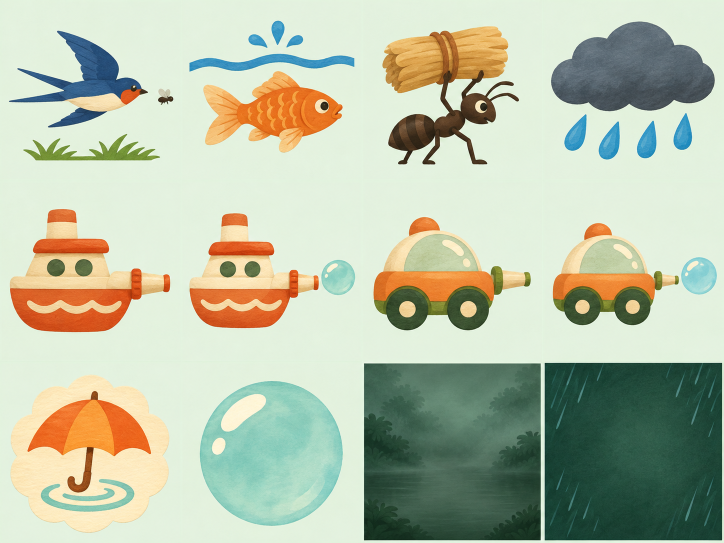
#> input picture courseware/lessons/pep-chinese-g1-lower-it-will-rain/art-source/game-atlas.png, 1448 x 1086 px (shown at 1/2 size)
$ python -i diagrams.py   (imports and definitions only)
#> lines starting #> are read from the running program, lines starting #| are printed output that depends on the picture; after the words box and inside, x2 and y2 are one past the last pixel; in counts of white or black regions, pixels touching at a corner belong together
#> further down, picture is the input picture: PIL image 1448x1086 RGB; mean R, G, B 184.4, 193, 169.3
"""Cut registered ImageGen panels and draw the six exact handwriting diagrams."""
from hashlib import sha256
import json
from pathlib import Path
from statistics import median

from PIL import Image, ImageDraw, ImageFilter


ROOT = Path(__file__).resolve().parent
CREAM, PINE, SAGE, ORANGE = "#fff1d7", "#24453c", "#a6b8a0", "#bd572c"
ATLAS_SOURCE = "Codex built-in image_gen"
ATLAS_CELLS = {
    "story-atlas": (
        (0, 362, 724, 1086), (0, 362, 725, 1087, 1448),
        ("rabbit-clouds", "bird-low", "insects-low", "fish-surface", "fish-deep", "ants-pack",
         "rabbit-tells-ant", "rabbit-runs", "rain-window", "kids-question", "kids-remind", "umbrella-sticker"),
    ),
    "word-atlas": (
        (0, 362, 724, 1086, 1448), (0, 361, 724, 1086),
        ("overcast", "wet-leaf", "free-time", "stuffy", "rush", "news", "water-surface",
         "bend", "bright", "dry-leaf", "busy", "stand"),
    ),
    "game-atlas": (
        (0, 362, 724, 1086, 1448), (0, 362, 725, 1086),
        ("bird-icon", "fish-icon", "ant-icon", "rain-icon", "weather-boat", "weather-boat-pop",
         "maze-rover", "maze-rover-pop", "game-sticker", "game-bubble", "weather-backdrop", "maze-backdrop"),
    ),
    "quiz-atlas": (
        (0, 318, 636, 971), (0, 324, 647, 971, 1294, 1619),
        tuple(f"quiz-{number}-{letter}" for number in range(1, 6) for letter in "abc"),
    ),
}

# Normalized centerlines in book stroke order. Every tuple is one stroke.
STROKES = {
    "这": (
        ((.53,.21),(.61,.28)), ((.44,.34),(.78,.32)),
        ((.66,.34),(.58,.52),(.44,.64)), ((.49,.42),(.62,.52),(.73,.64)),
        ((.25,.30),(.32,.37)), ((.19,.48),(.34,.47),(.30,.55),(.35,.61),(.26,.74)),
        ((.18,.78),(.32,.75),(.48,.78),(.70,.82),(.84,.80)),
    ),
    "看": (
        ((.64,.20),(.49,.24),(.36,.26)), ((.38,.33),(.64,.31)), ((.28,.43),(.75,.41)),
        ((.56,.25),(.50,.45),(.41,.63),(.27,.75)),
        ((.47,.52),(.46,.83)), ((.48,.52),(.69,.50),(.69,.83)),
        ((.48,.61),(.68,.60)), ((.48,.70),(.68,.69)), ((.47,.79),(.69,.78)),
    ),
    "鱼": (
        ((.51,.18),(.45,.29),(.34,.38)), ((.46,.27),(.64,.26),(.53,.41)),
        ((.34,.44),(.39,.70)), ((.35,.44),(.70,.41),(.65,.70)),
        ((.37,.55),(.68,.53)), ((.52,.44),(.53,.68)), ((.39,.68),(.65,.66)),
        ((.21,.79),(.49,.77),(.81,.75)),
    ),
    "面": (
        ((.31,.24),(.70,.22)), ((.50,.24),(.45,.38)), ((.26,.40),(.29,.80)),
        ((.27,.41),(.75,.38),(.73,.81)), ((.42,.40),(.43,.76)), ((.60,.39),(.60,.76)),
        ((.43,.53),(.59,.52)), ((.43,.64),(.59,.63)), ((.29,.77),(.73,.75)),
    ),
    "问": (
        ((.29,.21),(.36,.28)), ((.25,.32),(.25,.80)),
        ((.42,.27),(.75,.25),(.75,.81),(.68,.75)),
        ((.43,.46),(.45,.65)), ((.43,.46),(.61,.44),(.59,.65)), ((.45,.64),(.59,.62)),
    ),
    "加": (
        ((.19,.42),(.47,.40),(.45,.68),(.42,.76),(.35,.70)),
        ((.34,.24),(.31,.48),(.26,.64),(.16,.77)),
        ((.57,.44),(.59,.73)), ((.57,.44),(.81,.42),(.77,.72)), ((.59,.72),(.77,.69)),
    ),
}
WRITING = {
    "write-this-look-card": ("这看", (6, 3), (4, 4)),
    "write-fish-surface-card": ("鱼面", (7, 1), (7, 2)),
    "write-ask-add-card": ("问加", (3, 2), (3, 2)),
}
PAIRS = {
    "low-flight-board": ("bird-low", "insects-low"),
    "voice-practice-board": ("kids-question", "kids-remind"),
}
GRIDS = {
    "fish-water-board": ("fish-deep", "fish-surface", "water-surface", "stuffy", "busy", "free-time"),
    "message-board": ("rabbit-tells-ant", "ants-pack", "news", "rush"),
}
RAIN_SEQUENCE = ("bird-icon", "fish-icon", "ant-icon", "rain-icon", "rabbit-runs", "rain-window")
PREVIEWS = {
    "weather-game-start": (("overcast", "bright", "wet-leaf"), "weather-boat", "game-bubble"),
    "maze-game-start": (("bird-icon", "fish-icon", "ant-icon", "rain-icon"), "maze-rover", "game-bubble"),
}
WORD_PAIRS = ("bright", "overcast", "dry-leaf", "wet-leaf", "stand", "bend")


def digest(path):
    return sha256(path.read_bytes()).hexdigest()


def strip_matte(image):
    """Remove only mint paper connected to a corner or edge."""
    rgba = image.convert("RGBA")
    width, height = image.size
#> width = 1448; height = 1086
    corners = [rgba.getpixel((x, y))[:3] for x, y in ((5, 5), (width - 6, 5), (5, height - 6), (width - 6, height - 6))]
#> corners = [(226, 241, 222), (227, 242, 223), (226, 241, 222), (90, 120, 106)]
    bg = [median(channel) for channel in zip(*corners)]
#> bg = [226, 241, 222]
    mask = Image.new("L", image.size)
#> mask: PIL image 1448x1086 L; every value is 0
    mask.putdata([255 if max(abs(value - paper) for value, paper in zip(pixel, bg)) > 23 else 0
                  for pixel in image.convert("RGB").getdata()])
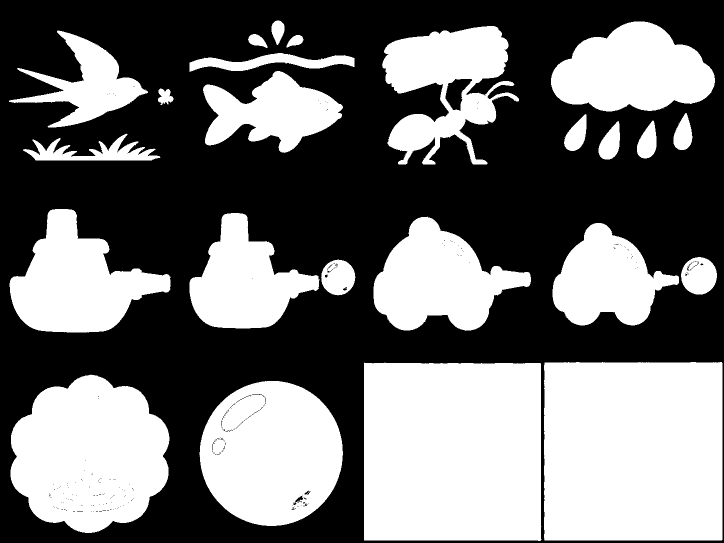
#> mask: PIL image 1448x1086 L (shown at 1/2 size); 44.3% white; 26 white regions (2 under 20 px), largest, box (x1, y1, x2, y2) and area: (1088, 724, 1445, 1081) 126980, (728, 725, 1083, 1082) 125572, (21, 749, 339, 1066) 75752
    for x, y in ((0, 0), (width - 1, 0), (0, height - 1), (width - 1, height - 1)):
        ImageDraw.floodfill(mask, (x, y), 128)
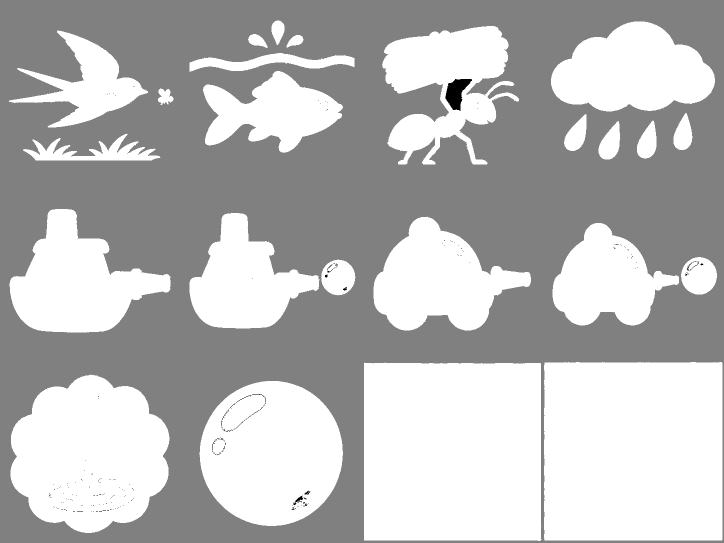
#> mask: PIL image 1448x1086 L (shown at 1/2 size); min 0, max 255, mean 184
    mask = mask.point(lambda px: 0 if px == 128 else 255)
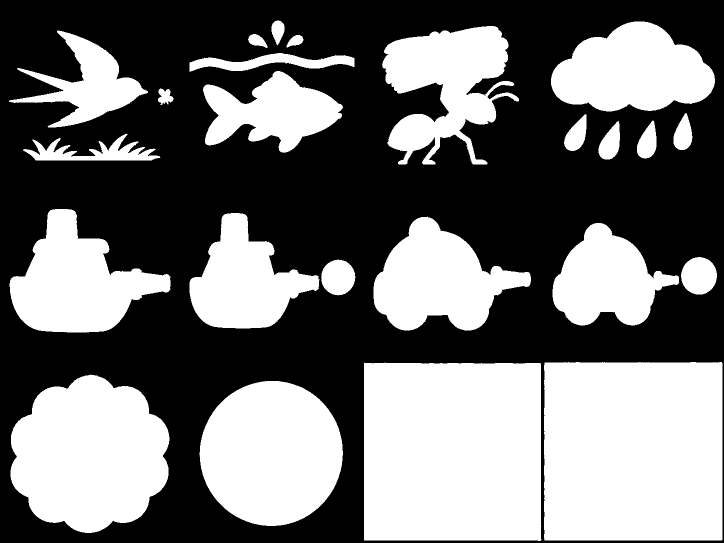
#> mask: PIL image 1448x1086 L (shown at 1/2 size); 44.5% white; 25 white regions (1 under 20 px), largest, box (x1, y1, x2, y2) and area: (1088, 724, 1445, 1081) 126980, (728, 725, 1083, 1082) 125572, (21, 749, 339, 1066) 75910
    rgba.putalpha(mask.filter(ImageFilter.GaussianBlur(.4)))
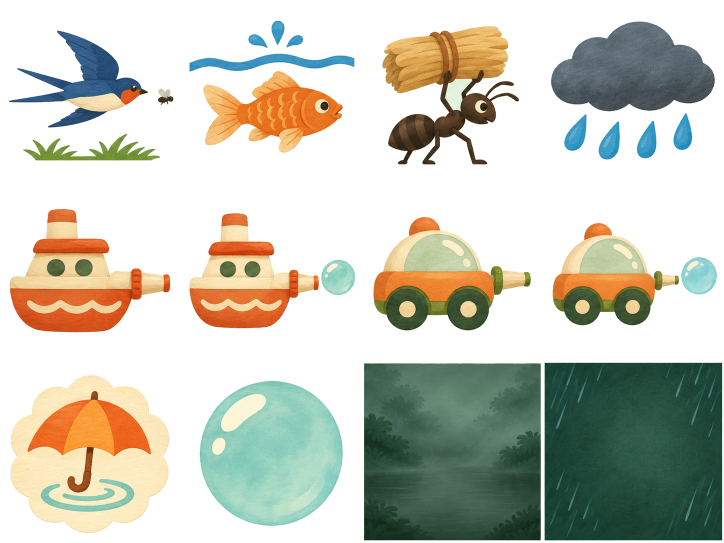
#> rgba: PIL image 1448x1086 RGBA (shown at 1/2 size); mean R, G, B, A 184.4, 193, 169.3, 113.4; transparent parts drawn white
    box = mask.getbbox()
#> box = (18, 41, 1445, 1082)
    if box is None or box[0] == 0 or box[1] == 0 or box[2] == width or box[3] == height:
        raise ValueError("sprite matte touches the crop boundary")
    return rgba.crop(box)
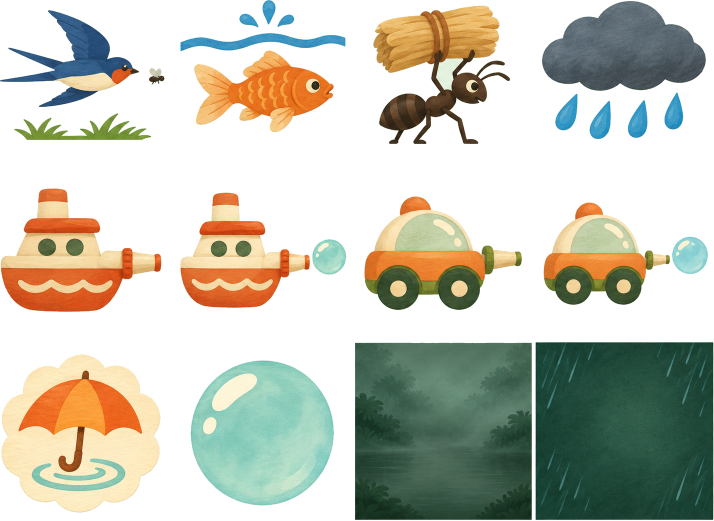
#> returned value: PIL image 1427x1041 RGBA (shown at 1/2 size); mean R, G, B, A 181.9, 190.2, 166.2, 120.1; transparent parts drawn white


def board(size):
    return Image.new("RGBA", size, CREAM)


# [5 lines left out: function paste, not called in this run]


def arrow(draw, x, y):
    draw.line((x - 12, y, x + 11, y), width=5, fill=ORANGE)
    draw.polygon(((x + 15, y), (x + 6, y - 7), (x + 6, y + 7)), fill=ORANGE)


# [171 lines left out: functions paired, picture_grid, rain_sequence, game_preview, field, strokes and 3 more, not called in this run]


# [2 lines not run here, left out]

>>> from PIL import Image
>>> picture = Image.open('art-source/game-atlas.png')
>>> result = strip_matte(picture)
